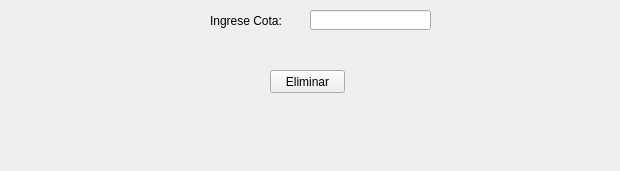
<?xml version="1.0" encoding="UTF-8"?>
<ui version="4.0">
 <class>FormDeleteBook</class>
 <widget class="QWidget" name="FormDeleteBook">
  <property name="geometry">
   <rect>
    <x>0</x>
    <y>0</y>
    <width>620</width>
    <height>171</height>
   </rect>
  </property>
  <property name="windowTitle">
   <string>Form</string>
  </property>
  <widget class="QLineEdit" name="leCota">
   <property name="geometry">
    <rect>
     <x>310</x>
     <y>10</y>
     <width>121</width>
     <height>20</height>
    </rect>
   </property>
  </widget>
  <widget class="QLabel" name="label">
   <property name="geometry">
    <rect>
     <x>210</x>
     <y>10</y>
     <width>91</width>
     <height>21</height>
    </rect>
   </property>
   <property name="text">
    <string>Ingrese Cota:</string>
   </property>
  </widget>
  <widget class="QPushButton" name="pushButton">
   <property name="geometry">
    <rect>
     <x>270</x>
     <y>70</y>
     <width>75</width>
     <height>23</height>
    </rect>
   </property>
   <property name="text">
    <string>Eliminar</string>
   </property>
  </widget>
 </widget>
 <resources/>
 <connections/>
</ui>
